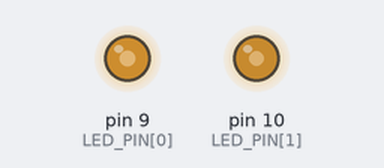
The sketch below on a simulated Arduino Uno, built with avr-gcc and run on an emulated ATmega328P. Parts: output pins drawn as LEDs (lit = HIGH). Random numbers use the default seed unless the sketch sets one; what the sketch prints to the serial monitor is not drawn.

Above: at 0.15 s.
At 9.67 s:
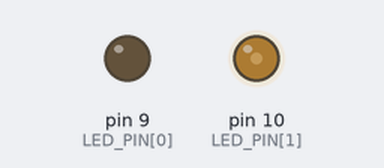
At 19.92 s:
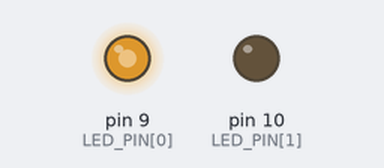
At 38.65 s:
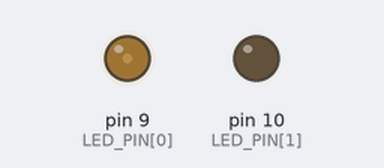
Timing chart, 0 to 40.0 s (numbered marks = the images above):
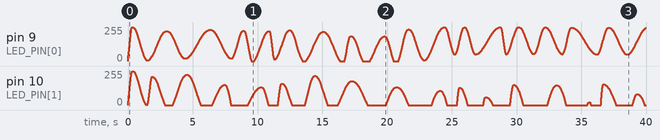

The sketch:

ds_sample10.ino
```cpp
/**
 *    ds_sample10.ino
 *    ランダムな時間、ランダムな振り幅で、LEDが光っては消えるを繰り返す。複数のLEDに対応
 **/


/** pin assigns **/
const int LED_PIN[] = {9, 10};

/** amplitude (0-255/2) **/
const int MAX_AMPLITUDE_DOUBLE = 255;
const int MIN_AMPLITUDE_DOUBLE = 200;

/** radian step, manipulate the speed **/
const float MAX_RADIAN_STEP_INV = 50;  // 1 / 50
const float MIN_RADIAN_STEP_INV = 10;  // 1/ 10


float radians[] = {0.0, 0.0};
float radianSteps[] = {0.1, 0.1};
float amplitudes[] = {MAX_AMPLITUDE_DOUBLE / 2.0, MAX_AMPLITUDE_DOUBLE / 2.0};
float biases[] = {MAX_AMPLITUDE_DOUBLE / 2.0, MAX_AMPLITUDE_DOUBLE / 2.0};

int peakCounts[] = {0, 0};

void setup() {
  for (int i = 0; i < sizeof(LED_PIN) / sizeof(LED_PIN[0]); i++) {
    pinMode(LED_PIN[i], OUTPUT);
    digitalWrite(LED_PIN[i], LOW);
  }

  randomSeed(analogRead(0));  // initialize the pseudo-random number generator

  Serial.begin(9600);
}

void loop() {
  for (int i = 0; i < sizeof(LED_PIN) / sizeof(LED_PIN[0]); i++) {
    if (radians[i] >= (peakCounts[i] + 1) * PI) {
      peakCounts[i]++;

      float prevAmplitude = amplitudes[i];

      amplitudes[i] = random(MIN_AMPLITUDE_DOUBLE, MAX_AMPLITUDE_DOUBLE - biases[i] + prevAmplitude) / 2.0;
      Serial.print("amp: ");
      Serial.println(amplitudes[i]);

      radianSteps[i] = 1.0 / random(MIN_RADIAN_STEP_INV, MAX_RADIAN_STEP_INV);

      if (peakCounts[i] == 2) {
        biases[i] += amplitudes[i] - prevAmplitude;

        peakCounts[i] = 0;
        radians[i] = 0;
      } else {
        biases[i] += prevAmplitude - amplitudes[i];
      }
    }


    int ledValue = amplitudes[i] * (-cos(radians[i])) + biases[i];
    ledValue = constrain(ledValue, 0, 255);
    analogWrite(LED_PIN[i], ledValue);
    Serial.println(radians[i]);

    radians[i] += radianSteps[i];
  }
}
```
